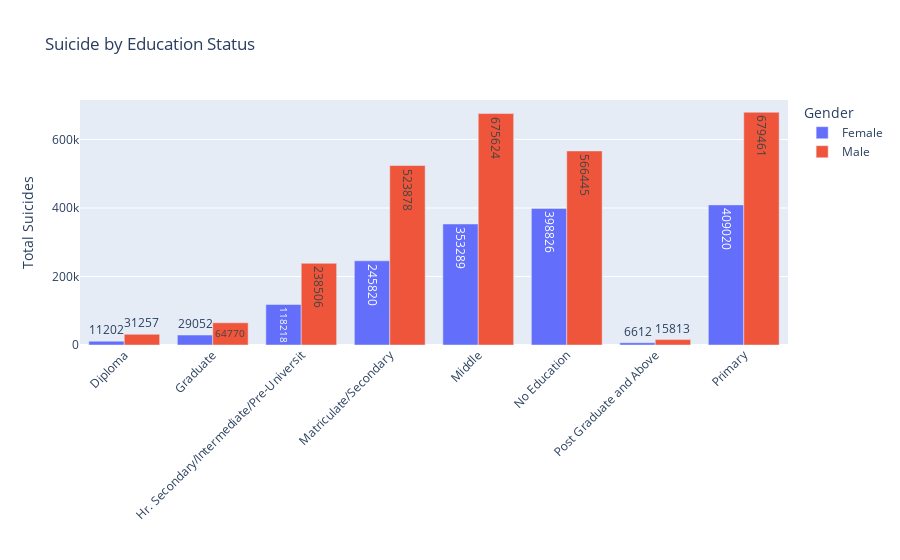

The cell this chart's notebook holds for it:
### Code cell
# Convert 'suicide_educ' to Plotly DataFrame format
suicide_educ_plotly = pd.DataFrame(suicide_educ)

# Create the bar plot using Plotly Express
fig = px.bar(suicide_educ_plotly,
            x='Type', y='Total',
            color='Gender',
            barmode='group',
            text='Total',
            title='Suicide by Education Status',
            labels={'Type': 'Education Status', 'Total': 'Total Suicides', 'Gender': 'Gender'}
)

# Update layout for better visualization
fig.update_layout(xaxis_tickangle=-45, xaxis_title='', yaxis_title='Total Suicides')

# Display the figure
fig.show()

### Figure 1 — Plotly figure (JSON) as saved in the notebook; plotly's stock layout.template omitted (floating-point values rounded to 4 significant figures)
{"data": [{"alignmentgroup": "True", "hovertemplate": "Gender=Female<br>Education Status=%{x}<br>Total Suicides=%{text}<extra></extra>", "legendgroup": "Female", "marker": {"color": "#636efa", "pattern": {"shape": ""}}, "name": "Female", "offsetgroup": "Female", "orientation": "v", "showlegend": true, "text": [11202, 29052, 118218, 245820, 353289, 398826, 6612, 409020], "textposition": "auto", "type": "bar", "x": ["Diploma", "Graduate", "Hr. Secondary/Intermediate/Pre-Universit", "Matriculate/Secondary", "Middle", "No Education", "Post Graduate and Above", "Primary"], "xaxis": "x", "y": [11202, 29052, 118218, 245820, 353289, 398826, 6612, 409020], "yaxis": "y"}, {"alignmentgroup": "True", "hovertemplate": "Gender=Male<br>Education Status=%{x}<br>Total Suicides=%{text}<extra></extra>", "legendgroup": "Male", "marker": {"color": "#EF553B", "pattern": {"shape": ""}}, "name": "Male", "offsetgroup": "Male", "orientation": "v", "showlegend": true, "text": [31257, 64770, 238506, 523878, 675624, 566445, 15813, 679461], "textposition": "auto", "type": "bar", "x": ["Diploma", "Graduate", "Hr. Secondary/Intermediate/Pre-Universit", "Matriculate/Secondary", "Middle", "No Education", "Post Graduate and Above", "Primary"], "xaxis": "x", "y": [31257, 64770, 238506, 523878, 675624, 566445, 15813, 679461], "yaxis": "y"}], "layout": {"barmode": "group", "legend": {"title": {"text": "Gender"}, "tracegroupgap": 0}, "title": {"text": "Suicide by Education Status"}, "xaxis": {"anchor": "y", "domain": [0, 1], "tickangle": -45, "title": {"text": ""}}, "yaxis": {"anchor": "x", "domain": [0, 1], "title": {"text": "Total Suicides"}}}}
